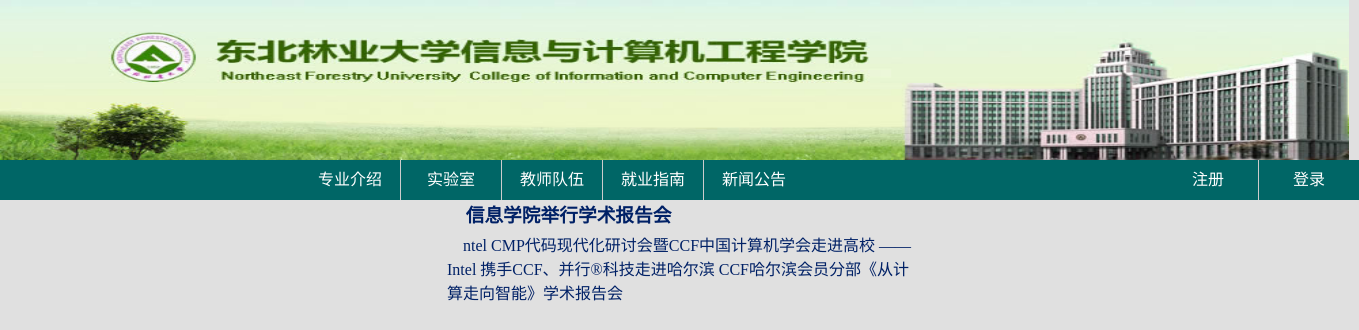
The page /Ruanjian/notice?id=5 on the database its author committed.
### tables this page shows
CREATE TABLE `notice` (
  `notice_id` int(11) NOT NULL AUTO_INCREMENT,
  `notice_title` varchar(255) DEFAULT NULL,
  `notice_cont` text,
  PRIMARY KEY (`notice_id`)
);

### application/controllers/Ruanjian.php (called while the page is built, shortened)
<?php defined('BASEPATH') OR exit('No direct script access allowed');
class Ruanjian extends CI_Controller {
    public function notice(){
        $id = $this->input->get('id');
        $this->load->model("notice_model");
        $notices = $this->notice_model->get_notice_by_id($id);
        $this->load->view("notice",array(
            "notices" =>$notices
        ));
    }
}

### index.php (called while the page is built, shortened)
<?php
require_once BASEPATH.'core/CodeIgniter.php';

### application/models/notice_model.php (called while the page is built, shortened)
<?php defined('BASEPATH') OR exit('No direct script access allowed');
class Notice_model extends CI_Model{
    public function get_notice_by_id($id){
        $sql = "select * from notice where notice_id=".$id;
        return $this->db->query($sql)->result();
    }
}

### application/views/notice.php (the view, shortened to what this page needs)
<!DOCTYPE HTML>
<html>
<head>
</head>
<body>
<div id="header"><a id="reback" href="Ruanjian/index"></a></div>
<ul id="navigation">
    <li class="left-border li-float-left border-right">
        <a href="Ruanjian/major">专业介绍</a>
    </li>
    <li class="li-float-left border-right">
        <a href="Ruanjian/lab">实验室</a>
    </li>
    <li class="li-float-left border-right">
        <a href="Ruanjian/teach">教师队伍</a>
    </li>
    <li class="li-float-left border-right"><a href="Ruanjian/job">就业指南</a></li>
    <li class="li-float-left"><a href="Ruanjian/content2">新闻公告</a></li>
    <li class="li-float-right"><a href="Ruanjian/login">登录</a></li>
    <li class="li-float-right border-right"><a href="Ruanjian/register">注册</a></li>
</ul>
<div id="center-zone">
    <ul>
        <?php foreach($notices as $notice){ ?>
            <li style="list-style: none;margin-bottom: 5px"><h3>&nbsp;&nbsp;&nbsp;&nbsp;<?php echo $notice->notice_title;?></h3></li>
            <li style="list-style: none;margin-bottom: 20px"><p>&nbsp;&nbsp;&nbsp;&nbsp;<?php echo $notice->notice_cont;?></p></li>
        <?php } ?>
    </ul>
</div>
</body>
</html>

### application/views/notice.php (style rules this page uses)
* { margin: 0; padding: 0; }
body { background: #e0e0e0; }
#header { width: 1349px; height: 160px; background: url("image/2.jpg") 0 0 no-repeat; background-size:1349px 160px; }
#reback { display: block; width: 1349px; height: 160px; }
#navigation { overflow: hidden; list-style: none; background: #006666; }
.left-border { margin-left: 300px; }
.li-float-left { float: left; }
.li-float-right { float: right; }
#navigation li a { text-decoration: none; display: block; width: 100px; height: 40px; line-height: 40px; text-align: center; color: #ffffff; }
.border-right { border-right: #CCCCCC solid 1px; }
#center-zone { width: 465px; height: 320px; margin: 0 auto; text-align: left; color: #002166; }

### rows shown on the page
notice: notice_title "信息学院举行学术报告会", notice_cont "ntel CMP代码现代化研讨会暨CCF中国计算机学会走进高校 ——Intel 携手CCF、并行®科技走进哈尔滨 CCF哈尔滨会员分部《从计算走向智能》学术报告会"
